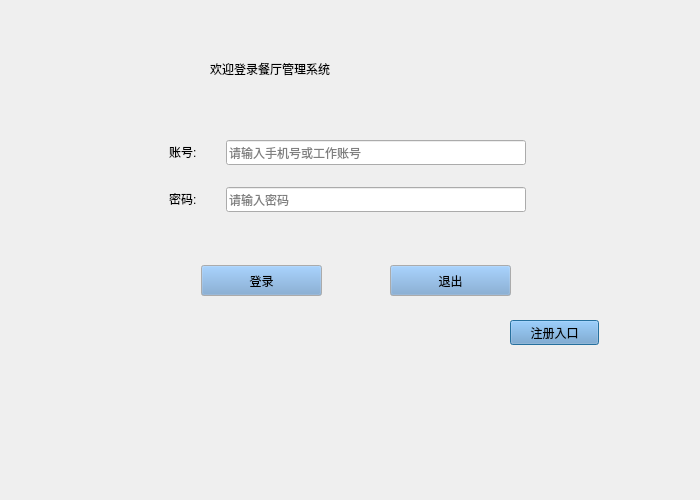
<?xml version="1.0" encoding="UTF-8"?>
<ui version="4.0">
 <class>Login</class>
 <widget class="QDialog" name="Login">
  <property name="geometry">
   <rect>
    <x>0</x>
    <y>0</y>
    <width>700</width>
    <height>500</height>
   </rect>
  </property>
  <property name="windowTitle">
   <string>欢迎登录餐厅管理系统</string>
  </property>
  <property name="windowIcon">
   <iconset resource="../images.qrc">
    <normaloff>:/images/background.jpg</normaloff>:/images/background.jpg</iconset>
  </property>
  <property name="styleSheet">
   <string notr="true"/>
  </property>
  <widget class="QLabel" name="title">
   <property name="geometry">
    <rect>
     <x>210</x>
     <y>30</y>
     <width>301</width>
     <height>78</height>
    </rect>
   </property>
   <property name="text">
    <string>欢迎登录餐厅管理系统</string>
   </property>
  </widget>
  <widget class="QPushButton" name="logup">
   <property name="geometry">
    <rect>
     <x>510</x>
     <y>320</y>
     <width>89</width>
     <height>25</height>
    </rect>
   </property>
   <property name="palette">
    <palette>
     <active>
      <colorrole role="Button">
       <brush brushstyle="SolidPattern">
        <color alpha="255">
         <red>114</red>
         <green>159</green>
         <blue>207</blue>
        </color>
       </brush>
      </colorrole>
     </active>
     <inactive>
      <colorrole role="Button">
       <brush brushstyle="SolidPattern">
        <color alpha="255">
         <red>114</red>
         <green>159</green>
         <blue>207</blue>
        </color>
       </brush>
      </colorrole>
     </inactive>
     <disabled>
      <colorrole role="Button">
       <brush brushstyle="SolidPattern">
        <color alpha="255">
         <red>114</red>
         <green>159</green>
         <blue>207</blue>
        </color>
       </brush>
      </colorrole>
     </disabled>
    </palette>
   </property>
   <property name="styleSheet">
    <string notr="true">font: 14pt &quot;文泉驿微米黑&quot;;</string>
   </property>
   <property name="text">
    <string>注册入口</string>
   </property>
  </widget>
  <widget class="QLabel" name="usrLabel">
   <property name="geometry">
    <rect>
     <x>169</x>
     <y>140</y>
     <width>51</width>
     <height>23</height>
    </rect>
   </property>
   <property name="palette">
    <palette>
     <active/>
     <inactive/>
     <disabled/>
    </palette>
   </property>
   <property name="styleSheet">
    <string notr="true">border-color: rgb(138, 226, 52);
font: 75 italic 13pt &quot;方正小标宋_GBK&quot;;</string>
   </property>
   <property name="text">
    <string>账号:</string>
   </property>
  </widget>
  <widget class="QLineEdit" name="usrEditLine">
   <property name="geometry">
    <rect>
     <x>226</x>
     <y>140</y>
     <width>300</width>
     <height>25</height>
    </rect>
   </property>
   <property name="placeholderText">
    <string>请输入手机号或工作账号</string>
   </property>
  </widget>
  <widget class="QLabel" name="pwdLabel">
   <property name="geometry">
    <rect>
     <x>169</x>
     <y>187</y>
     <width>51</width>
     <height>23</height>
    </rect>
   </property>
   <property name="styleSheet">
    <string notr="true">
font: 75 italic 13pt &quot;方正小标宋_GBK&quot;;</string>
   </property>
   <property name="text">
    <string>密码:</string>
   </property>
  </widget>
  <widget class="QLineEdit" name="pwdEditLine">
   <property name="geometry">
    <rect>
     <x>226</x>
     <y>187</y>
     <width>300</width>
     <height>25</height>
    </rect>
   </property>
   <property name="placeholderText">
    <string>请输入密码</string>
   </property>
  </widget>
  <widget class="QPushButton" name="login">
   <property name="geometry">
    <rect>
     <x>201</x>
     <y>265</y>
     <width>121</width>
     <height>31</height>
    </rect>
   </property>
   <property name="palette">
    <palette>
     <active>
      <colorrole role="Button">
       <brush brushstyle="SolidPattern">
        <color alpha="255">
         <red>114</red>
         <green>159</green>
         <blue>207</blue>
        </color>
       </brush>
      </colorrole>
     </active>
     <inactive>
      <colorrole role="Button">
       <brush brushstyle="SolidPattern">
        <color alpha="255">
         <red>114</red>
         <green>159</green>
         <blue>207</blue>
        </color>
       </brush>
      </colorrole>
     </inactive>
     <disabled>
      <colorrole role="Button">
       <brush brushstyle="SolidPattern">
        <color alpha="255">
         <red>114</red>
         <green>159</green>
         <blue>207</blue>
        </color>
       </brush>
      </colorrole>
     </disabled>
    </palette>
   </property>
   <property name="styleSheet">
    <string notr="true">font: 14pt &quot;文泉驿微米黑&quot;;</string>
   </property>
   <property name="text">
    <string>登录</string>
   </property>
  </widget>
  <widget class="QPushButton" name="exit">
   <property name="geometry">
    <rect>
     <x>390</x>
     <y>265</y>
     <width>121</width>
     <height>31</height>
    </rect>
   </property>
   <property name="palette">
    <palette>
     <active>
      <colorrole role="Button">
       <brush brushstyle="SolidPattern">
        <color alpha="255">
         <red>114</red>
         <green>159</green>
         <blue>207</blue>
        </color>
       </brush>
      </colorrole>
     </active>
     <inactive>
      <colorrole role="Button">
       <brush brushstyle="SolidPattern">
        <color alpha="255">
         <red>114</red>
         <green>159</green>
         <blue>207</blue>
        </color>
       </brush>
      </colorrole>
     </inactive>
     <disabled>
      <colorrole role="Button">
       <brush brushstyle="SolidPattern">
        <color alpha="255">
         <red>114</red>
         <green>159</green>
         <blue>207</blue>
        </color>
       </brush>
      </colorrole>
     </disabled>
    </palette>
   </property>
   <property name="styleSheet">
    <string notr="true">font: 14pt &quot;文泉驿微米黑&quot;;</string>
   </property>
   <property name="text">
    <string>退出</string>
   </property>
  </widget>
 </widget>
 <resources>
  <include location="../images.qrc"/>
 </resources>
 <connections/>
</ui>
